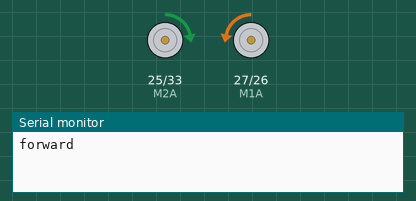
A sketch run on a simulated ESP32. Parts: motor-driver pin pairs drawn as motors (green arrow = first pin HIGH = forward, orange = second pin HIGH = backward, longer = more drive), the last lines printed to the serial monitor.

Above: at 1.0 s.
At 3.0 s:
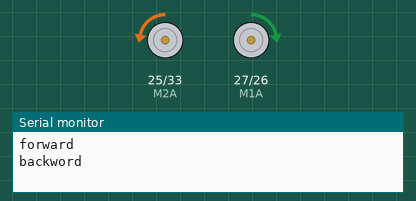
At 5.0 s:
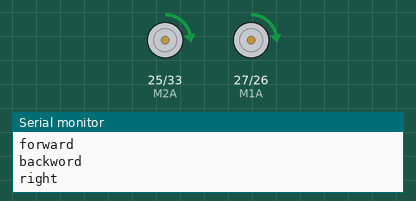
At 7.0 s:
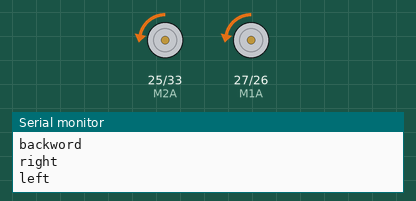
Timing chart, 0 to 13.0 s (numbered marks = the images above):
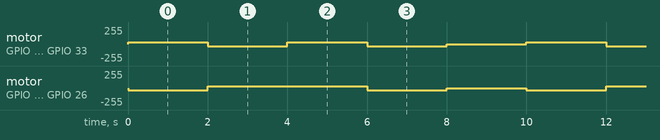

The sketch:

CytronMotorDriver.ino
```cpp
//-- Company: Department of Robotics Engineering
//-- Engineer: jakkapat khawsanga

// Motor A
#define M1A 27
#define M1B 26

// Motor B
#define M2A 25
#define M2B 33

float speed = 30;

void setup() {
  pinMode(M1A, OUTPUT);
  pinMode(M1B, OUTPUT);
  pinMode(M2A, OUTPUT);
  pinMode(M2B, OUTPUT);
  Serial.begin(9600);
}

void loop() {
  forward();
  delay(2000);
  backword();
  delay(2000);
  right();
  delay(2000);
  left();
  delay(2000);
  stopRobot();
  delay(2000);
}

void forward() {
  Serial.println("forward");
  //#### Motor Driver 1 ####
  analogWrite(M1A, 0);
  analogWrite(M1B, speed);
  //#### Motor Driver 2 ####
  analogWrite(M2A, speed);
  analogWrite(M2B, 0);
}

void backword() {
  Serial.println("backword");
  //#### Motor Driver 1 ####
  analogWrite(M1A, speed);
  analogWrite(M1B, 0);
  //#### Motor Driver 2 ####
  analogWrite(M2A, 0);
  analogWrite(M2B, speed);
}
//////////////////////////////////////////////
void right() {
  Serial.println("right");
  //#### Motor Driver 1 ####
  analogWrite(M1A, speed);
  analogWrite(M1B, 0);
  //#### Motor Driver 2 ####
  analogWrite(M2A, speed);
  analogWrite(M2B, 0);
}
/////////////////////////////////////////////
void left() {
  Serial.println("left");
  //#### Motor Driver 1 ####
  analogWrite(M1A, 0);
  analogWrite(M1B, speed);
  //#### Motor Driver 2 ####
  analogWrite(M2A, 0);
  analogWrite(M2B, speed);
}
/////////////////////////////////////////////
void stopRobot() {
  Serial.println("stopRobot");
  //#### Motor Driver 1 ####
  analogWrite(M1A, 0);
  analogWrite(M1B, 0);
  //#### Motor Driver 2 ####
  analogWrite(M2A, 0);
  analogWrite(M2B, 0);
}
```

Measured:
- by itself, motor on GPIO 27 (M1A) / GPIO 26 (M1B): repeats every 10.0 s: forward 30/255 4.0 s, backward 30/255 2.0 s, stopped 2.0 s, backward 30/255 2.0 s
- by itself, motor on GPIO 25 (M2A) / GPIO 33 (M2B): repeats every 10.0 s: backward 30/255 2.0 s, forward 30/255 2.0 s, backward 30/255 2.0 s, stopped 2.0 s, forward 30/255 2.0 s
